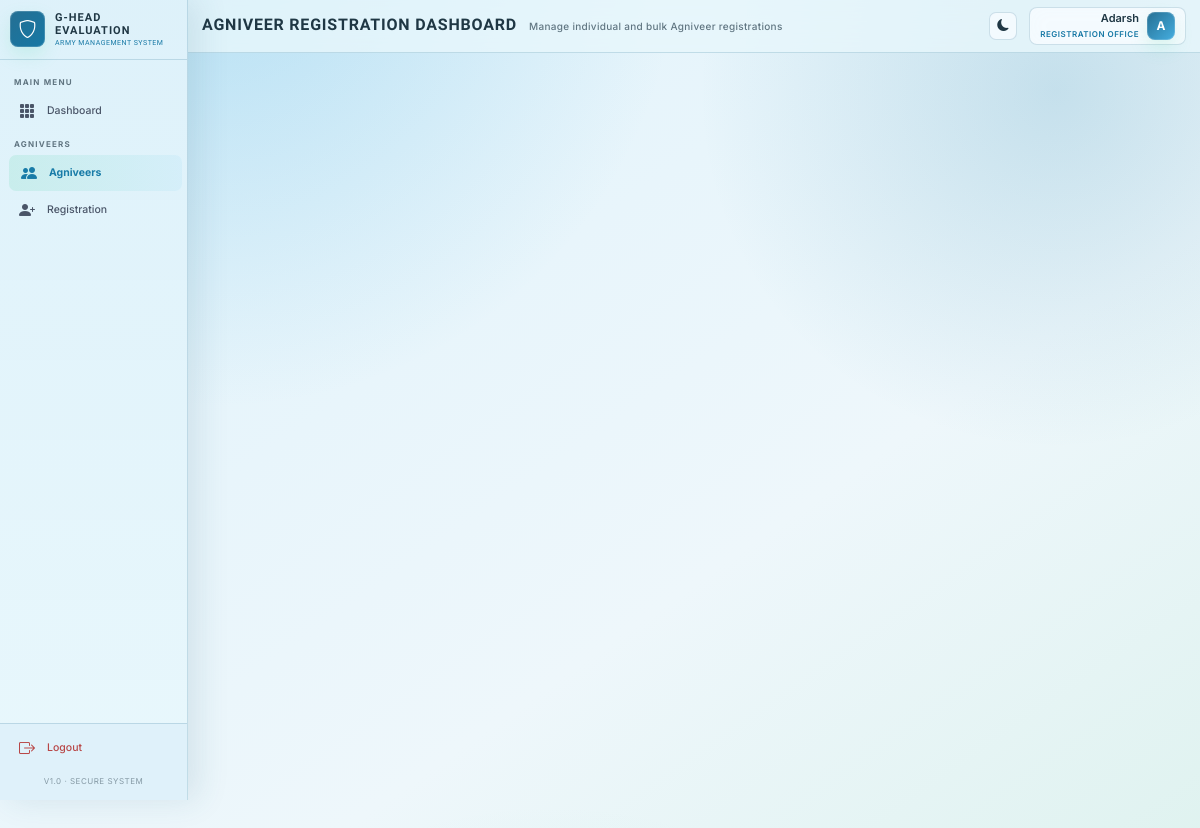
Screenshot of /departments/agniveers/ (signed in) with the database file from the repository.
### accounts/models.py (models this page shows, shortened)
class CustomUser(AbstractUser):
    ROLE_COMMANDER = 'commander'
    ROLE_G_HEAD = 'g_head'
    ROLE_DEPT_A = 'dept_a'
    ROLE_DEPT_B = 'dept_b'
    ROLE_DEPT_C = 'dept_c'
    ROLE_DEPT_D = 'dept_d'
    ROLE_TRAINER_NCO = 'trainer_nco'
    ROLE_TRAINER_JCO = 'trainer_jco'
    ROLE_TRAINER_OFFICER = 'trainer_officer'
    ROLE_REGISTRATION = 'registration'
    BATTALION_1TB = '1TB'
    BATTALION_2TB = '2TB'
    BATTALION_STB = 'STB'
    BATTALION_CHOICES = [
        (BATTALION_1TB, '1st Battalion (1TB)'),
        (BATTALION_2TB, '2nd Battalion (2TB)'),
        (BATTALION_STB, 'Special Training Battalion (STB)'),
    ]
    TTS_TRADE_DMV = 'DMV'
    TTS_TRADE_OPEM = 'OPEM'
    TTS_TRADE_OTHER = 'OTHER'
    TTS_TRADE_CHOICES = [
        (TTS_TRADE_DMV, 'DMV'),
        (TTS_TRADE_OPEM, 'OPEM'),
        (TTS_TRADE_OTHER, 'Other Trades'),
    ]
    ROLE_CHOICES = [
        (ROLE_COMMANDER, 'Commander'),
        (ROLE_G_HEAD, 'G Department Head'),
        (ROLE_DEPT_A, 'Battalion'),
        (ROLE_DEPT_B, 'TTS'),
        (ROLE_DEPT_C, 'CS'),
        (ROLE_DEPT_D, 'Clerk'),
        (ROLE_TRAINER_NCO, 'Trainer - NCO'),
        (ROLE_TRAINER_JCO, 'Trainer - JCO'),
        (ROLE_TRAINER_OFFICER, 'Trainer - Officer'),
        (ROLE_REGISTRATION, 'Registration Office'),
    ]
    DEPARTMENT_CHOICES = [
        ('A', 'Battalion'),
        ('B', 'TTS'),
        ('C', 'CS'),
        ('D', 'Clerk'),
    ]
    PLATOON_CHOICES = [
        ('P1', 'P1'),
        ('P2', 'P2'),
        ('P3', 'P3'),
        ('P4', 'P4'),
        ('P5', 'P5'),
        ('P6', 'P6'),
        ('P7', 'P7'),
        ('P8', 'P8'),
        ('P9', 'P9'),
    ]
    COMPANY_CHOICES = [
        ('Company A', 'Company A'),
        ('Company B', 'Company B'),
        ('Company C', 'Company C'),
        ('Company D', 'Company D'),
        ('Company E', 'Company E'),
        ('Company F', 'Company F'),
        ('Company G', 'Company G'),
        ('Company H', 'Company H'),
        ('Company I', 'Company I'),
    ]
    role = models.CharField(max_length=20, choices=ROLE_CHOICES, default=ROLE_TRAINER_NCO)
    department = models.CharField(max_length=1, choices=DEPARTMENT_CHOICES, blank=True, null=True)
    battalion_unit = models.CharField(max_length=10, choices=BATTALION_CHOICES, blank=True, null=True)
    tts_trade = models.CharField(max_length=10, choices=TTS_TRADE_CHOICES, blank=True, null=True)
    company = models.CharField(max_length=20, choices=COMPANY_CHOICES, blank=True, null=True)
    platoon = models.CharField(max_length=10, choices=PLATOON_CHOICES, blank=True, null=True)
    phone = models.CharField(max_length=15, blank=True, null=True)
    service_number = models.CharField(max_length=30, unique=True, blank=True, null=True)
    rank = models.CharField(max_length=50, blank=True, null=True)
    profile_photo = models.ImageField(upload_to='profiles/', blank=True, null=True)
    is_active = models.BooleanField(default=True)
    created_by = models.ForeignKey(
        'self', on_delete=models.SET_NULL, null=True, blank=True, related_name='created_users'
    )
    last_login_ip = models.GenericIPAddressField(null=True, blank=True)
    login_attempts = models.IntegerField(default=0)
    locked_until = models.DateTimeField(null=True, blank=True)
    created_at = models.DateTimeField(auto_now_add=True)
    updated_at = models.DateTimeField(auto_now=True)
    class Meta:
        verbose_name = 'User'
        verbose_name_plural = 'Users'
        ordering = ['-created_at']
    @property
    def is_commander(self):
        return self.role == self.ROLE_COMMANDER
    @property
    def is_g_head(self):
        return self.role == self.ROLE_G_HEAD
    @property
    def is_department(self):
        return self.role in [self.ROLE_DEPT_A, self.ROLE_DEPT_B, self.ROLE_DEPT_C, self.ROLE_DEPT_D]
    @property
    def is_registration_office(self):
        return self.role == self.ROLE_REGISTRATION
    @property
    def is_battalion(self):
        return self.get_department_code() == 'A'
    @property
    def can_view_all(self):
        return self.role in [self.ROLE_COMMANDER, self.ROLE_G_HEAD]
    def get_department_code(self):
        dept_map = {
            self.ROLE_DEPT_A: 'A',
            self.ROLE_DEPT_B: 'B',
            self.ROLE_DEPT_C: 'C',
            self.ROLE_DEPT_D: 'D',
        }
        return dept_map.get(self.role, self.department)

### departments/views.py (the view, shortened to what this page needs)
# urls.py: path('agniveers/', views.AgniveerListView.as_view(), name='agniveer_list'),
class AgniveerListView(AnyStaffMixin, ListView):
    model = Agniveer
    template_name = 'departments/agniveer_list.html'
    context_object_name = 'agniveers'
    paginate_by = 20
    def get_queryset(self):
        user = self.request.user
        queryset = Agniveer.objects.select_related('registered_by')
        dept = user.get_department_code()
        if user.get_department_code() == 'D':
            queryset = queryset.filter(trade__in=['CLK', 'CLERK', 'Clerk', 'CLK_SD', 'CLK_IM'])
        if user.is_battalion and user.battalion_unit:
            queryset = queryset.filter(bn_desp=user.battalion_unit)
        if not user.can_view_all:
            if hasattr(user, 'company') and user.company:
                queryset = queryset.filter(company=user.company)
            if hasattr(user, 'platoon') and user.platoon:
                queryset = queryset.filter(platoon=user.platoon)
        status = self.request.GET.get('status')
        search = self.request.GET.get('search')
        batch = self.request.GET.get('batch')
        batch_no = self.request.GET.get('batch_no')
        eval_filter = self.request.GET.get('eval_status')
        trade_param = self.request.GET.get('trade')
        battalion_param = self.request.GET.get('battalion')
        company_param = self.request.GET.get('company')
        platoon_param = self.request.GET.get('platoon')
        if status:
            queryset = queryset.filter(status=status)
        if batch:
            queryset = queryset.filter(batch__icontains=batch)
        if batch_no:
            queryset = queryset.filter(batch_no=batch_no)
        if trade_param:
            if not (dept == 'B' and hasattr(user, 'tts_trade') and user.tts_trade == 'OTHER'):
                queryset = queryset.filter(trade=trade_param)
        if battalion_param:
            queryset = queryset.filter(bn_desp=battalion_param)
        if company_param:
            queryset = queryset.filter(company=company_param)
        if platoon_param:
            queryset = queryset.filter(platoon=platoon_param)
        return queryset.order_by('enrollment_number')
    def get_context_data(self, **kwargs):
        ctx = super().get_context_data(**kwargs)
        ctx['status_choices'] = Agniveer.STATUS_CHOICES
        ctx['batch_no_choices'] = BATCH_NO_CHOICES
        ctx['bn_choices'] = BN_DESP_CHOICES
        ctx['trade_choices'] = TRADE_CHOICES
        ctx['company_choices'] = COMPANY_CHOICES
        ctx['platoon_choices'] = PLATOON_CHOICES
        user = self.request.user
        dept = user.get_department_code() or 'A'
        dept_names = {'A': 'Battalion', 'B': 'TTS', 'C': 'CS', 'D': 'Clerk AV'}
        ctx['portal_title'] = f"{dept_names.get(dept, 'Agniveer')} Dashboard"
        ctx['portal_subtitle'] = f"Manage {dept_names.get(dept, 'Agniveer')} evaluation records"
        if user.is_registration_office:
            ctx['portal_title'] = "Agniveer Registration Dashboard"
            ctx['portal_subtitle'] = "Manage individual and bulk Agniveer registrations"
        return ctx

### accounts/mixins.py (called while the page is built)
    def dispatch(self, request, *args, **kwargs):
        if not request.user.is_authenticated:
            return self.handle_no_permission()
        if self.allowed_roles and request.user.role not in self.allowed_roles:
            messages.error(request, "You don't have permission to access this page.")
            return redirect('core:dashboard')
        return super().dispatch(request, *args, **kwargs)

### core/context_processors.py (called while the page is built)
def global_context(request):
    if not request.user.is_authenticated:
        return {}
    user = request.user
    context = {
        'user_role': user.role,
        'is_commander': user.is_commander,
        'is_g_head': user.is_g_head,
        'is_department': user.is_department,
        'is_registration_office': user.is_registration_office,
    }
    try:
        if user.is_commander or user.is_g_head or user.is_department or user.is_registration_office:
            context['total_agniveers'] = Agniveer.objects.count()
        else:
            context['total_agniveers'] = 0
    except Exception:
        context['total_agniveers'] = 0
    return context

### departments/models.py (called while the page is built)
    def get_full_name(self):
        if self.name:
            return self.name
        return f"{self.first_name or ''} {self.last_name or ''}".strip()

### templates/departments/agniveer_list.html (shortened to what this page needs)
{% extends 'base.html' %}
{% block page_title %}{{ portal_title|default:"Agniveer Dashboard" }}{% endblock %}
{% block page_subtitle %}{{ portal_subtitle|default:"Registered Agniveer Personnel" }}{% endblock %}
{% block body_class %}portal-standard-page portal-ops-page{% endblock %}

### templates/base.html (shortened to what this page needs)
{% load static %}
<!DOCTYPE html>
<html lang="en" data-bs-theme="light">
<head>
  <link href="https://cdn.jsdelivr.net/npm/bootstrap@5.3.3/dist/css/bootstrap.min.css" rel="stylesheet" />
  <link href="https://cdn.jsdelivr.net/npm/bootstrap-icons@1.11.3/font/bootstrap-icons.css" rel="stylesheet" />
  <link href="{% static 'css/portal-ui.css' %}" rel="stylesheet" />
</head>
<body class="{% block body_class %}{% endblock %}">
  <aside class="sidebar" id="sidebar">
    <div class="sidebar-brand">
      <div class="sidebar-brand-icon">
        <i class="bi bi-shield"></i>
      </div>
      <div class="sidebar-brand-text">
        G-Head Evaluation
        <span>Army Management System</span>
      </div>
    </div>
    {% if user.is_authenticated %}
    <nav class="sidebar-nav">
      <div class="nav-section-label">Main Menu</div>
      <a href="{% url 'core:dashboard' %}"
        class="sidebar-link {% if request.resolver_match.url_name == 'dashboard' %}active{% endif %}">
        <i class="bi bi-grid-3x3-gap-fill"></i> Dashboard
      </a>
      <div class="nav-section-label">Agniveers</div>
      <a href="{% url 'departments:agniveer_list' %}"
        class="sidebar-link {% if 'agniveer' in request.path %}active{% endif %}">
        <i class="bi bi-people-fill"></i> Agniveers
      </a>
      {% if is_registration_office %}
      <a href="{% url 'departments:registration_dashboard' %}"
        class="sidebar-link {% if 'registration' in request.path %}active{% endif %}">
        <i class="bi bi-person-plus-fill"></i> Registration
      </a>
      {% endif %}
    </nav>
    <div class="sidebar-footer">
      <a href="{% url 'accounts:logout' %}" class="sidebar-link" style="color:#EF5350; padding: 8px 18px;">
        <i class="bi bi-box-arrow-right"></i> Logout
      </a>
      <div
        style="padding: 8px 0; font-size: 8px; color:var(--text-muted); text-align:center; opacity: 0.7; letter-spacing: 0.5px; text-transform: uppercase;">
        v1.0 · Secure System
      </div>
    </div>
    {% endif %}
  </aside>
  <div class="main-wrapper">
    <div class="page-header">
      <div class="page-header-left">
        <h1 class="page-title">{% block page_title %}{% endblock %}</h1>
        <div class="page-subtitle">{% block page_subtitle %}{% endblock %}</div>
      </div>
      <div class="page-header-right">
        <button id="themeToggle" class="theme-toggle" title="Toggle Light/Dark Mode">
        </button>
        {% if user.is_authenticated %}
        <a href="{% url 'accounts:profile' %}" class="user-profile-card">
          <div class="user-profile-info">
            <div class="user-profile-name">
              {% if user.first_name %}{{ user.first_name }} {{ user.last_name }}{% else %}{{ user.username }}{% endif %}
            </div>
            <div class="user-profile-role">
              {{ user.get_role_display }}
            </div>
          </div>
          <div class="user-profile-avatar">
            {{ user.first_name.0|upper }}{{ user.last_name.0|upper }}
          </div>
        </a>
        {% endif %}
      </div>
    </div>
    <div class="content-area portal-surface" id="portalSurface">
    </div>
  </div>
</body>
</html>

### static/css/portal-ui.css (style rules this page uses)
:root, [data-bs-theme="light"] { --army-green: #256f93 !important; --army-green-light: #2f8fba !important; --army-green-mid: #45aee0 !important; --army-olive: #1678a5 !important; --army-gold: #9b6f16 !important; --army-gold-light: #c9972e !important; --bg-dark: #eaf5fb !important; --card-bg: rgba(240, 248, 252, 0.92) !important; --sidebar-bg: rgba(222, 241, 250, 0.96) !important; --border-color: rgba(37, 111, 147, 0.2) !important; --text-muted: #607581 !important; --text-primary: #1f3744 !important; --portal-bg-a: #dff2fb; --portal-bg-b: #eef7fb; --portal-bg-c: #d8f0ea; --portal-panel: rgba(240, 248, 252, 0.92); --portal-panel-strong: #dceff8; --portal-line: rgba(37, 111, 147, 0.2); --portal-accent: #197ca8; --portal-cyan: #2aaee8; --portal-amber: #9b6f16; --portal-danger: #b84646; --portal-text: #1f3744; --portal-muted: #607581; --portal-shadow: 0 10px 26px rgba(42, 95, 120, 0.14); --portal-radius: 8px; }
html { scroll-behavior: smooth; }
body { background: radial-gradient(circle at 18% -5%, rgba(69, 174, 224, 0.28), transparent 30%), radial-gradient(circle at 88% 8%, rgba(25, 124, 168, 0.18), transparent 24%), radial-gradient(circle at 46% 110%, rgba(91, 186, 158, 0.16), transparent 32%), linear-gradient(145deg, var(--portal-bg-a), var(--portal-bg-b) 54%, var(--portal-bg-c)) !important; color: var(--portal-text) !important; font-size: 11px !important; }
.sidebar { width: 188px !important; background: linear-gradient(180deg, rgba(222, 241, 250, 0.98), rgba(232, 247, 252, 0.94)) !important; box-shadow: 10px 0 30px rgba(42, 95, 120, 0.12); }
.main-wrapper { margin-left: 188px !important; padding: 10px 14px !important; }
.page-header { position: sticky; top: 0; z-index: 900; margin: -10px -14px 10px !important; padding: 7px 14px !important; background: rgba(232, 247, 252, 0.8); backdrop-filter: blur(18px); border-bottom: 1px solid var(--portal-line) !important; }
.page-title { font-size: 17px !important; letter-spacing: 0.8px !important; text-transform: uppercase; }
.page-subtitle { font-size: 10px !important; color: var(--portal-muted) !important; }
.sidebar-brand { padding: 11px 10px !important; }
.sidebar-brand-icon, .user-profile-avatar { border-radius: 8px !important; box-shadow: inset 0 0 0 1px rgba(255, 255, 255, 0.16), 0 8px 18px rgba(79, 209, 161, 0.18); }
.nav-section-label { padding: 8px 14px 4px !important; font-size: 8px !important; }
.sidebar-link { margin: 1px 7px; border-radius: 7px; border-left: 0 !important; padding: 6px 10px !important; font-size: 10.5px !important; }
.sidebar-link:hover, .sidebar-link.active { background: linear-gradient(90deg, rgba(79, 209, 161, 0.16), rgba(88, 199, 243, 0.08)) !important; color: var(--portal-accent) !important; transform: translateX(2px); }
.btn, button, .nav-link, .page-link, .eval-filter-btn, .dept-btn { border-radius: 7px !important; font-size: 10.5px !important; line-height: 1.2 !important; transition: transform 0.16s ease, box-shadow 0.16s ease, border-color 0.16s ease, background 0.16s ease !important; }
.profile-photo, img.rounded-circle, .avatar, .user-profile-card { transition: transform 0.18s ease, box-shadow 0.18s ease; }
[data-bs-theme="light"] [style*="color:#EF5350"], [data-bs-theme="light"] [style*="color: #EF5350"], [data-bs-theme="light"] [style*="color:#ef5350"], [data-bs-theme="light"] [style*="color: #ef5350"] { color: #b84646 !important; }
.text-army, .text-army-olive, a:not(.btn):not(.sidebar-link):not(.nav-link) { color: var(--portal-accent) !important; }
.user-profile-card, .theme-toggle, .offline-status-badge, .selection-required, .alert-custom { background: rgba(248, 252, 255, 0.8) !important; border-color: var(--portal-line) !important; color: var(--portal-text) !important; }
:root { --sidebar-compact-width: 52px; --sidebar-expanded-width: 188px; --portal-header-height: 48px; }
html, body { height: 100%; }
.sidebar { width: var(--sidebar-expanded-width) !important; transition: width 0.22s ease, transform 0.22s ease, background 0.22s ease !important; }
.main-wrapper { margin-left: var(--sidebar-expanded-width) !important; transition: margin-left 0.22s ease; }
.page-header { min-height: var(--portal-header-height); margin-bottom: 8px !important; }

### rows the page displays
CustomUser: first_name "Adarsh", role "REGISTRATION OFFICE", first_name.0 "A"

### other values shown
{{ portal_title|default:"Agniveer Dashboard" }} "AGNIVEER REGISTRATION DASHBOARD"
{{ portal_subtitle|default:"Registered Agniveer Personnel" }} "Manage individual and bulk Agniveer registrations"
